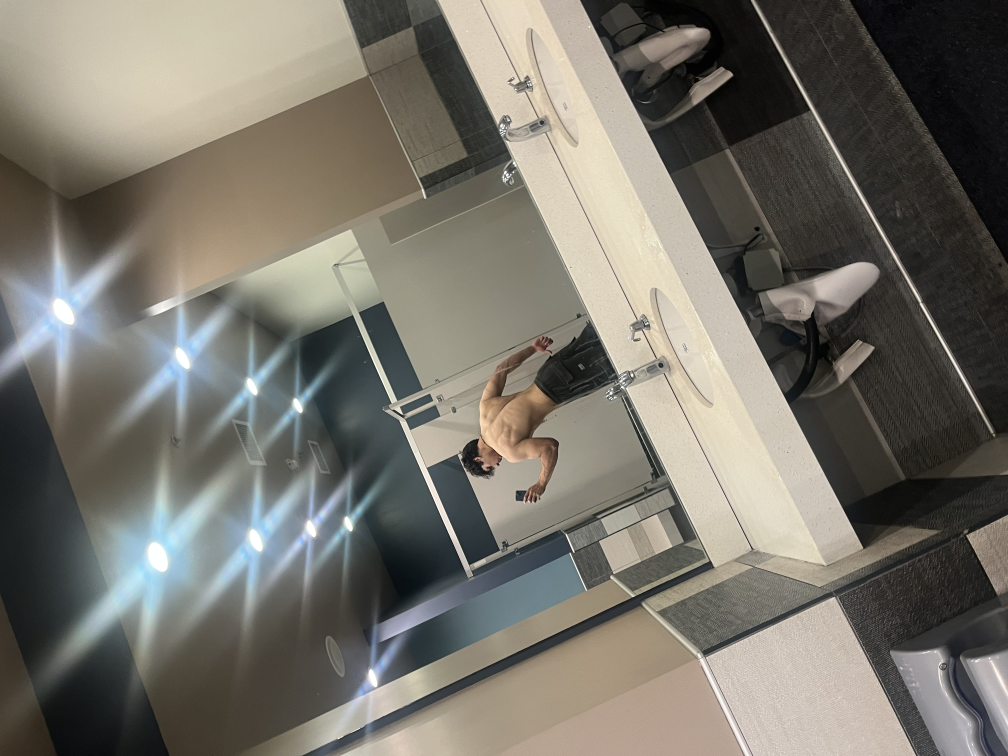
#> input picture fitness/media/IMG_4544.JPEG, 4032 x 3024 px (shown at 1/4 size)
$ python -i render_clip.py   (imports and definitions only)
#> lines starting #> are read from the running program, lines starting #| are printed output that depends on the picture
#!/usr/bin/env python3
"""Render a Vice Unfiltered clip from a job file, then QC it.

Usage (from the vice-unfiltered folder):
    python3 -I tools/render_clip.py work/<job>.json

Job schema (paths relative to vice-unfiltered/; a bare SFX filename resolves to
assets/CORE_2026-11-22/SFX/MP3/<name>; image paths may be relative to
assets/CORE_2026-11-22/):
{
 "streamer": "KreekCraft", "slug": "kreekcraft", "clip_no": 1, "moment": "Nightclub", "version": 1,
 "source": "sources/KreekCraft/x.mp4",
 "segments": [{"in": 12.3, "out": 20.1}],          # source cuts; concatenated = BASE timeline
 "layout": {"mode": "fit"}  |  {"mode": "split", "facecam": [x,y,w,h], "gameplay": [x,y,w,h], "face_h": 640}
           |  {"mode": "crop", "rect": [x,y,w,h], "y": 0.5}   # rect fit to 1080 wide, centred at y (fraction of 1920),
                                                             # over a blurred fill of the SAME rect (nothing outside leaks in)
 "fps": 30,
 "events": [                                       # at/from/to are BASE times (before insertions)
   {"type": "insert_image", "file": "IMAGES/Reaction_Inserts/bro.jpg", "at": 7.0, "dur": 1.5,
    "sfx": "CapCut_Explosion_Sound.mp3", "sfx_gain_db": -6},
   {"type": "static", "at": 10.0, "dur": 0.4},     # synthesized static = SUBSTITUTE, not the Myinstants sample
   {"type": "freeze", "at": 12.0, "dur": 3.0, "bw": true,
    "rose": "IMAGES/Reaction_Inserts/original_apple_rose_transparent.png", "rose_width": 300,
    "caption": "this sht aint tuff gng", "sfx": "Sad_Violin_Meme.mp3", "sfx_gain_db": 0, "extend_to_sfx": false},
   {"type": "sfx", "file": "Undertaker_Bell.mp3", "at": 3.2, "gain_db": -3, "duck_db": -8, "len": 4.2},
   {"type": "caption", "text": "HE WALKED UP?!", "from": 0.0, "to": 2.0, "y": 0.38, "size": 110, "font": "anton"},
   {"type": "zoom", "from": 15.0, "to": 17.0, "scale": 1.15, "center": [0.5, 0.3]},  # optional "ramp": 0.08 (s) for a snappier
                                                                                    # punch-in; "push": true = linear push-in
   {"type": "bw", "from": 20.0, "to": 22.2}        # timed black & white window on base footage (overlays stay colour)
 ],
 "overlay": {"file": "IMAGES/Brand/KreekCraft Overlay.png", "y": 0.30, "width": 700}
}
Caption/overlay "y" = vertical CENTRE as a fraction of 1920. Insertions (insert_image,
static, freeze) add time at their base point; everything after shifts later.
"""
import csv
import json
import math
import os
import re
import shutil
import subprocess
import sys

import numpy as np
from PIL import Image, ImageDraw, ImageFilter, ImageFont

ROOT = os.path.dirname(os.path.dirname(os.path.abspath(__file__)))
CORE = os.path.join(ROOT, "assets", "CORE_2026-11-22")
SFX_DIR = os.path.join(CORE, "SFX", "MP3")
FONTS = {
    "anton": os.path.join(ROOT, "assets/fonts/anton-latin-400-normal.woff"),
    "oswald": os.path.join(ROOT, "assets/fonts/oswald-latin-700-normal.woff"),
    "bebas": os.path.join(ROOT, "assets/fonts/bebas-neue-latin-400-normal.woff"),
}
W, H, SR = 1080, 1920, 48000
INSERTS = ("insert_image", "static", "freeze", "deal_with_it")
SFX_TARGET_LUFS = -14.0


# [6 lines left out: function sh, not called in this run]


def ff(*args):
    return sh(["ffmpeg", "-hide_banner", "-v", "error", "-y", *args])


# [23 lines left out: functions resolve, decode_audio, not called in this run]


def has_audio(path):
    r = sh(["ffprobe", "-v", "error", "-select_streams", "a", "-show_entries", "stream=index", "-of", "csv=p=0", path])
    return bool(r.stdout.strip())


# [52 lines left out: functions lufs, onset_seconds, fit_font, draw_caption, caption_png, not called in this run]


def insert_png(src, out):
    """Supplied image, contain-fit, over a blurred cover-fill of the SAME image (alpha preserved)."""
#> called with src = '../../fitness/media/IMG_4544.JPEG', out = 'out.png'
    im = Image.open(src).convert("RGBA")
    s = max(W / im.width, H / im.height)
#> s = 0.635
    bg = im.convert("RGB").resize((math.ceil(im.width * s), math.ceil(im.height * s)), Image.LANCZOS)
    bg = bg.crop(((bg.width - W) // 2, (bg.height - H) // 2, (bg.width - W) // 2 + W, (bg.height - H) // 2 + H))
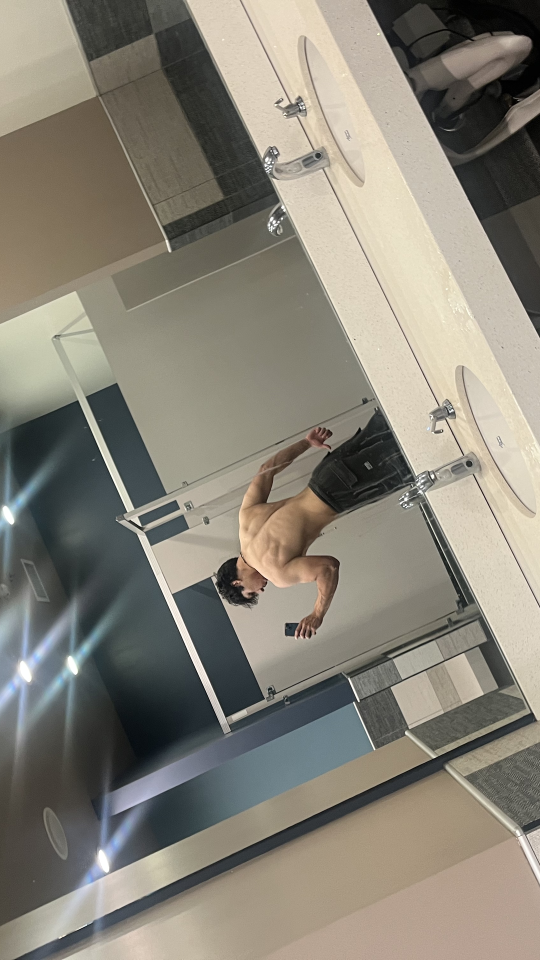
#> bg: PIL image 1080x1920 RGB (shown at 1/2 size); mean R, G, B 135.9, 131.3, 119.9
    bg = bg.filter(ImageFilter.GaussianBlur(40)).point(lambda v: int(v * 0.6))
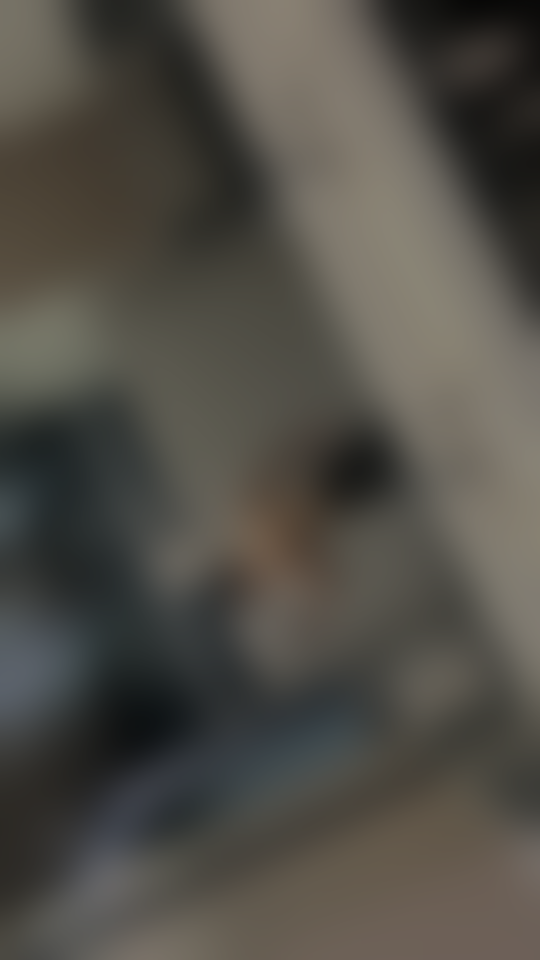
#> bg: PIL image 1080x1920 RGB (shown at 1/2 size); mean R, G, B 81.1, 78.4, 71.5
    s2 = min(W / im.width, (H * 0.62) / im.height)
#> s2 = 0.268
    fg = im.resize((round(im.width * s2), round(im.height * s2)), Image.LANCZOS)
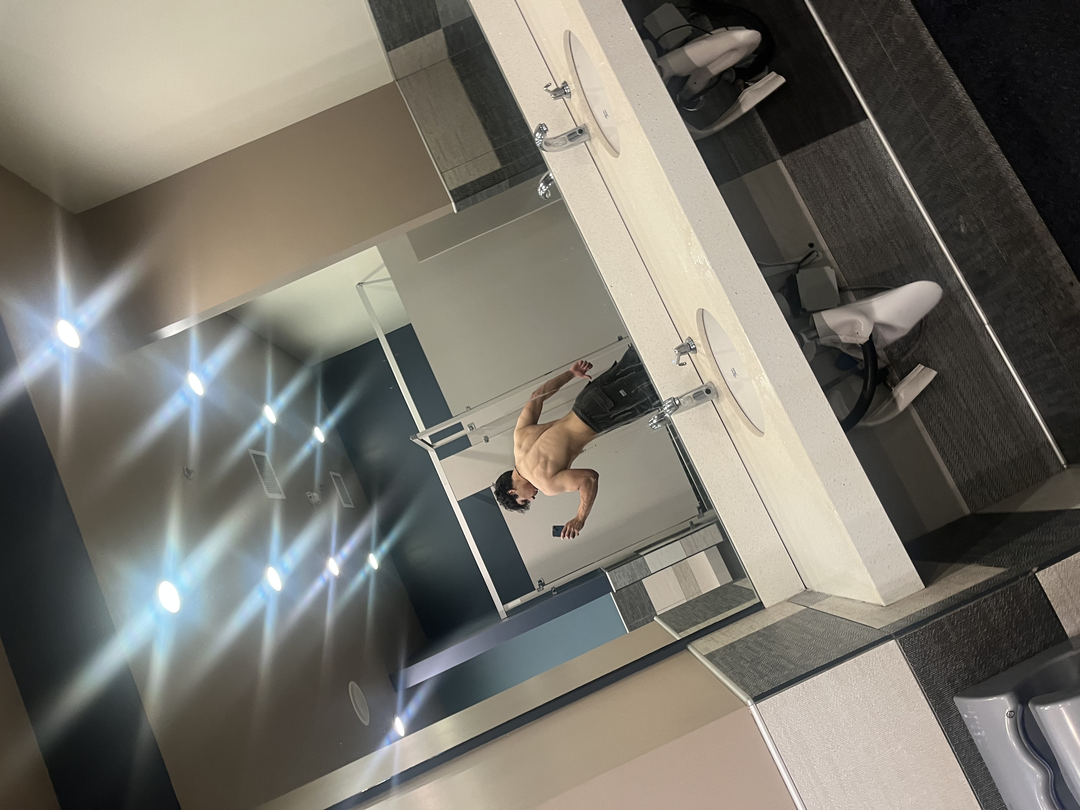
#> fg: PIL image 1080x810 RGBA; mean R, G, B, A 118.7, 115.4, 106.8, 255
    canvas = bg.convert("RGBA")
    canvas.alpha_composite(fg, ((W - fg.width) // 2, (H - fg.height) // 2))
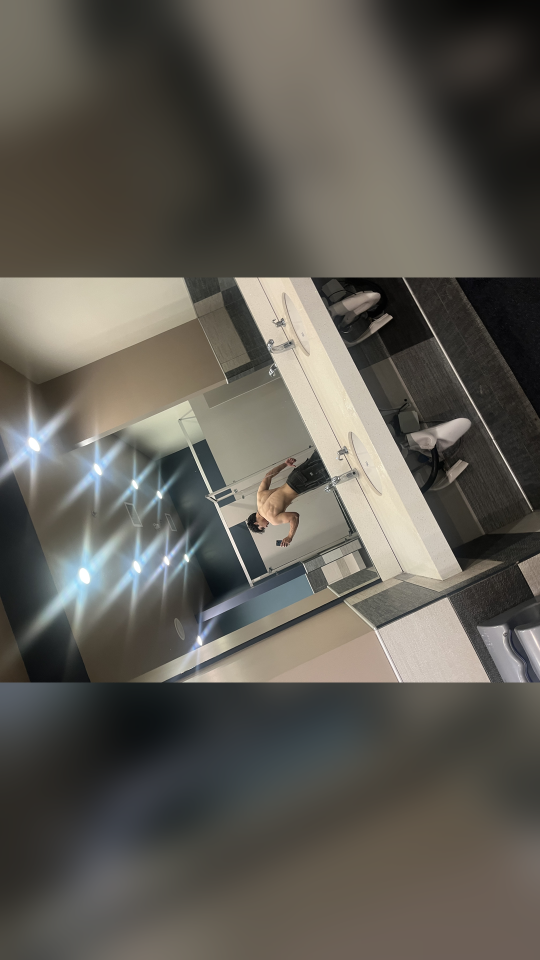
#> canvas: PIL image 1080x1920 RGBA (shown at 1/2 size); mean R, G, B, A 95.2, 91.8, 84.3, 255
    canvas.convert("RGB").save(out)
    return s2


# [505 lines left out: functions overlay_png, src_to_canvas, deal_with_it_frames, layout_filter, zoom_filter, main, not called in this run]


# [2 lines not run here, left out]

>>> result = insert_png('../../fitness/media/IMG_4544.JPEG', 'out.png')
#> result = 0.268
